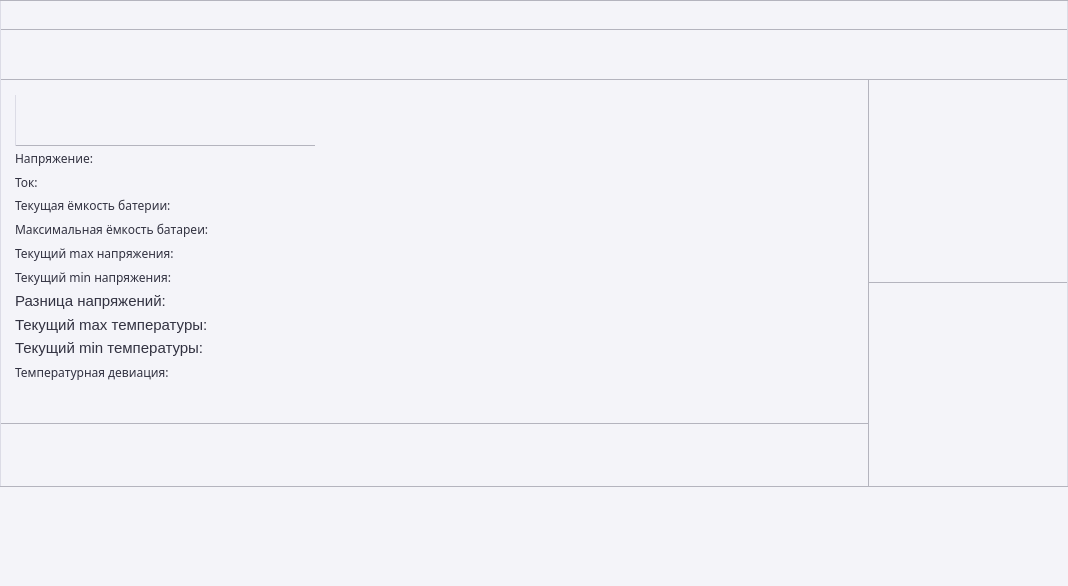
<?xml version="1.0" encoding="UTF-8"?>
<ui version="4.0">
 <class>MainWindow</class>
 <widget class="QMainWindow" name="MainWindow">
  <property name="geometry">
   <rect>
    <x>0</x>
    <y>0</y>
    <width>1068</width>
    <height>586</height>
   </rect>
  </property>
  <property name="minimumSize">
   <size>
    <width>50</width>
    <height>30</height>
   </size>
  </property>
  <property name="windowTitle">
   <string>MainWindow</string>
  </property>
  <widget class="QWidget" name="CentralWidget">
   <property name="font">
    <font>
     <family>Fira Code</family>
    </font>
   </property>
   <layout class="QVBoxLayout" name="CentralLayout">
    <property name="spacing">
     <number>0</number>
    </property>
    <property name="leftMargin">
     <number>0</number>
    </property>
    <property name="topMargin">
     <number>0</number>
    </property>
    <property name="rightMargin">
     <number>0</number>
    </property>
    <property name="bottomMargin">
     <number>0</number>
    </property>
    <item>
     <widget class="QWidget" name="ControlPanelWidget" native="true">
      <property name="minimumSize">
       <size>
        <width>0</width>
        <height>30</height>
       </size>
      </property>
      <property name="maximumSize">
       <size>
        <width>16777215</width>
        <height>30</height>
       </size>
      </property>
      <property name="styleSheet">
       <string notr="true">QWidget {
background-color: rgb(244, 244, 249);
border-top: 1px solid rgb(180, 180, 190);
border-right: 1px solid rgb(220, 220, 230);
border-bottom: 1px solid rgb(180, 180, 190);
border-left: 1px solid rgb(220, 220, 230);
}</string>
      </property>
     </widget>
    </item>
    <item>
     <widget class="QWidget" name="FlagsWidget" native="true">
      <property name="minimumSize">
       <size>
        <width>50</width>
        <height>50</height>
       </size>
      </property>
      <property name="maximumSize">
       <size>
        <width>16777215</width>
        <height>50</height>
       </size>
      </property>
      <property name="styleSheet">
       <string notr="true">QWidget {
background-color: rgb(244, 244, 249);
border-top: 0px solid rgb(180, 180, 190);
border-right: 1px solid rgb(220, 220, 230);
border-bottom: 1px solid rgb(180, 180, 190);
border-left: 1px solid rgb(220, 220, 230);
}</string>
      </property>
     </widget>
    </item>
    <item>
     <widget class="QSplitter" name="LeftRightPartSplitter">
      <property name="orientation">
       <enum>Qt::Orientation::Horizontal</enum>
      </property>
      <property name="handleWidth">
       <number>0</number>
      </property>
      <widget class="QSplitter" name="BatInfoWarningsSplitter">
       <property name="orientation">
        <enum>Qt::Orientation::Vertical</enum>
       </property>
       <property name="handleWidth">
        <number>0</number>
       </property>
       <widget class="QWidget" name="BatInfoWidget" native="true">
        <property name="minimumSize">
         <size>
          <width>50</width>
          <height>50</height>
         </size>
        </property>
        <property name="baseSize">
         <size>
          <width>0</width>
          <height>0</height>
         </size>
        </property>
        <property name="styleSheet">
         <string notr="true">QWidget {
background-color: rgb(244, 244, 249);
border-top: 0px solid rgb(180, 180, 190);
border-right: 0px solid rgb(180, 180, 190);
border-bottom: 1px solid rgb(180, 180, 190);
border-left: 1px solid rgb(220, 220, 230);
}</string>
        </property>
        <layout class="QVBoxLayout" name="BatInfoLayout">
         <property name="spacing">
          <number>0</number>
         </property>
         <property name="leftMargin">
          <number>15</number>
         </property>
         <property name="topMargin">
          <number>15</number>
         </property>
         <property name="rightMargin">
          <number>0</number>
         </property>
         <property name="bottomMargin">
          <number>0</number>
         </property>
         <item>
          <layout class="QHBoxLayout" name="BatChargeLayout" stretch="25,1">
           <property name="spacing">
            <number>0</number>
           </property>
           <item>
            <widget class="BatChargeImg" name="BatChargeWidget" native="true">
             <property name="sizePolicy">
              <sizepolicy hsizetype="Preferred" vsizetype="Fixed">
               <horstretch>0</horstretch>
               <verstretch>50</verstretch>
              </sizepolicy>
             </property>
             <property name="minimumSize">
              <size>
               <width>50</width>
               <height>51</height>
              </size>
             </property>
             <property name="maximumSize">
              <size>
               <width>300</width>
               <height>51</height>
              </size>
             </property>
             <property name="sizeIncrement">
              <size>
               <width>0</width>
               <height>51</height>
              </size>
             </property>
             <property name="styleSheet">
              <string notr="true">QWidget {
	font: 9pt &quot;Inter&quot;;
}</string>
             </property>
            </widget>
           </item>
           <item>
            <spacer name="BatChargeHorizontalSpacer">
             <property name="orientation">
              <enum>Qt::Orientation::Horizontal</enum>
             </property>
             <property name="sizeType">
              <enum>QSizePolicy::Policy::Expanding</enum>
             </property>
             <property name="sizeHint" stdset="0">
              <size>
               <width>0</width>
               <height>20</height>
              </size>
             </property>
            </spacer>
           </item>
          </layout>
         </item>
         <item>
          <widget class="QLabel" name="VoltageLabel">
           <property name="autoFillBackground">
            <bool>false</bool>
           </property>
           <property name="styleSheet">
            <string notr="true">QLabel {
	color: rgb(50, 50, 65);
	border: 0px;
	background-color: transparent;
	font: 11pt &quot;Segoe UI&quot;;
}</string>
           </property>
           <property name="text">
            <string>Напряжение:</string>
           </property>
          </widget>
         </item>
         <item>
          <widget class="QLabel" name="CurrentLabel">
           <property name="styleSheet">
            <string notr="true">QLabel {
	color: rgb(50, 50, 65);
	border: 0px;
	background-color: transparent;
	font: 11pt &quot;Segoe UI&quot;;
}</string>
           </property>
           <property name="text">
            <string>Ток:</string>
           </property>
          </widget>
         </item>
         <item>
          <widget class="QLabel" name="CurCapacityLabel">
           <property name="styleSheet">
            <string notr="true">QLabel {
	color: rgb(50, 50, 65);
	border: 0px;
	background-color: transparent;
	font: 11pt &quot;Segoe UI&quot;;
}</string>
           </property>
           <property name="text">
            <string>Текущая ёмкость батерии:</string>
           </property>
          </widget>
         </item>
         <item>
          <widget class="QLabel" name="MaxCapacityLabel">
           <property name="styleSheet">
            <string notr="true">QLabel {
	color: rgb(50, 50, 65);
	border: 0px;
	background-color: transparent;
	font: 11pt &quot;Segoe UI&quot;;
}</string>
           </property>
           <property name="text">
            <string>Максимальная ёмкость батареи:   </string>
           </property>
          </widget>
         </item>
         <item>
          <widget class="QLabel" name="MaxVoltageLabel">
           <property name="styleSheet">
            <string notr="true">QLabel {
	color: rgb(50, 50, 65);
	border: 0px;
	background-color: transparent;
	font: 11pt &quot;Segoe UI&quot;;
}</string>
           </property>
           <property name="text">
            <string>Текущий max напряжения:</string>
           </property>
           <property name="alignment">
            <set>Qt::AlignmentFlag::AlignLeading|Qt::AlignmentFlag::AlignLeft|Qt::AlignmentFlag::AlignVCenter</set>
           </property>
          </widget>
         </item>
         <item>
          <widget class="QLabel" name="MinVoltageLabel">
           <property name="styleSheet">
            <string notr="true">QLabel {
	color: rgb(50, 50, 65);
	border: 0px;
	background-color: transparent;
	font: 11pt &quot;Segoe UI&quot;;
}</string>
           </property>
           <property name="text">
            <string>Текущий min напряжения:</string>
           </property>
           <property name="alignment">
            <set>Qt::AlignmentFlag::AlignLeading|Qt::AlignmentFlag::AlignLeft|Qt::AlignmentFlag::AlignVCenter</set>
           </property>
          </widget>
         </item>
         <item>
          <widget class="QLabel" name="VoltageDIfLabel">
           <property name="font">
            <font>
             <family>Segoe UI</family>
             <pointsize>11</pointsize>
             <italic>false</italic>
             <bold>false</bold>
            </font>
           </property>
           <property name="styleSheet">
            <string notr="true">QLabel {
	color: rgb(50, 50, 65);
	border: 0px;
	background-color: transparent;
	font: 11pt &quot;Segoe UI&quot;;
}</string>
           </property>
           <property name="text">
            <string>Разница напряжений:</string>
           </property>
           <property name="alignment">
            <set>Qt::AlignmentFlag::AlignLeading|Qt::AlignmentFlag::AlignLeft|Qt::AlignmentFlag::AlignVCenter</set>
           </property>
          </widget>
         </item>
         <item>
          <widget class="QLabel" name="MaxTempLabel">
           <property name="font">
            <font>
             <family>Segoe UI</family>
             <pointsize>11</pointsize>
             <italic>false</italic>
             <bold>false</bold>
            </font>
           </property>
           <property name="styleSheet">
            <string notr="true">QLabel {
	color: rgb(50, 50, 65);
	border: 0px;
	background-color: transparent;
	font: 11pt &quot;Segoe UI&quot;;
}</string>
           </property>
           <property name="text">
            <string>Текущий max температуры:</string>
           </property>
           <property name="alignment">
            <set>Qt::AlignmentFlag::AlignLeading|Qt::AlignmentFlag::AlignLeft|Qt::AlignmentFlag::AlignVCenter</set>
           </property>
          </widget>
         </item>
         <item>
          <widget class="QLabel" name="MinTempLabel">
           <property name="font">
            <font>
             <family>Segoe UI</family>
             <pointsize>11</pointsize>
             <italic>false</italic>
             <bold>false</bold>
            </font>
           </property>
           <property name="styleSheet">
            <string notr="true">QLabel {
	color: rgb(50, 50, 65);
	border: 0px;
	background-color: transparent;
	font: 11pt &quot;Segoe UI&quot;;
}</string>
           </property>
           <property name="text">
            <string>Текущий min температуры:</string>
           </property>
           <property name="alignment">
            <set>Qt::AlignmentFlag::AlignLeading|Qt::AlignmentFlag::AlignLeft|Qt::AlignmentFlag::AlignVCenter</set>
           </property>
          </widget>
         </item>
         <item>
          <widget class="QLabel" name="TempDifLabel">
           <property name="styleSheet">
            <string notr="true">QLabel {
	color: rgb(50, 50, 65);
	border: 0px;
	background-color: transparent;
	font: 11pt &quot;Segoe UI&quot;;
}</string>
           </property>
           <property name="text">
            <string>Температурная девиация:</string>
           </property>
           <property name="alignment">
            <set>Qt::AlignmentFlag::AlignLeading|Qt::AlignmentFlag::AlignLeft|Qt::AlignmentFlag::AlignVCenter</set>
           </property>
          </widget>
         </item>
         <item>
          <spacer name="BatInfoVerticalSpacer">
           <property name="orientation">
            <enum>Qt::Orientation::Vertical</enum>
           </property>
           <property name="sizeType">
            <enum>QSizePolicy::Policy::Preferred</enum>
           </property>
           <property name="sizeHint" stdset="0">
            <size>
             <width>20</width>
             <height>40</height>
            </size>
           </property>
          </spacer>
         </item>
        </layout>
       </widget>
       <widget class="QWidget" name="WarningsWidget" native="true">
        <property name="minimumSize">
         <size>
          <width>50</width>
          <height>50</height>
         </size>
        </property>
        <property name="styleSheet">
         <string notr="true">QWidget {
background-color: rgb(244, 244, 249);
border-top: 0px solid rgb(180, 180, 190);
border-right: 0px solid rgb(180, 180, 190);
border-bottom: 0px solid rgb(180, 180, 190);
border-left: 1px solid rgb(220, 220, 230);
}</string>
        </property>
       </widget>
      </widget>
      <widget class="QSplitter" name="RightPartSplitter">
       <property name="sizePolicy">
        <sizepolicy hsizetype="Preferred" vsizetype="Expanding">
         <horstretch>0</horstretch>
         <verstretch>0</verstretch>
        </sizepolicy>
       </property>
       <property name="orientation">
        <enum>Qt::Orientation::Vertical</enum>
       </property>
       <property name="handleWidth">
        <number>0</number>
       </property>
       <property name="childrenCollapsible">
        <bool>true</bool>
       </property>
       <widget class="QWidget" name="VoltCellsWidget" native="true">
        <property name="sizePolicy">
         <sizepolicy hsizetype="Preferred" vsizetype="Expanding">
          <horstretch>0</horstretch>
          <verstretch>0</verstretch>
         </sizepolicy>
        </property>
        <property name="minimumSize">
         <size>
          <width>200</width>
          <height>50</height>
         </size>
        </property>
        <property name="styleSheet">
         <string notr="true">QWidget {
background-color: rgb(244, 244, 249);
border-top: 0px solid rgb(180, 180, 190);
border-right: 1px solid rgb(220, 220, 230);
border-bottom: 1px solid rgb(180, 180, 190);
border-left: 1px solid rgb(180, 180, 190);
}</string>
        </property>
       </widget>
       <widget class="QWidget" name="TempCellsWidget" native="true">
        <property name="sizePolicy">
         <sizepolicy hsizetype="Preferred" vsizetype="Minimum">
          <horstretch>0</horstretch>
          <verstretch>0</verstretch>
         </sizepolicy>
        </property>
        <property name="minimumSize">
         <size>
          <width>200</width>
          <height>50</height>
         </size>
        </property>
        <property name="styleSheet">
         <string notr="true">QWidget {
background-color: rgb(244, 244, 249); 
border-top: 0px solid rgb(180, 180, 190);
border-right: 1px solid rgb(220, 220, 230);
border-bottom: 0px solid rgb(180, 180, 190);
border-left: 1px solid rgb(180, 180, 190);
}</string>
        </property>
       </widget>
      </widget>
     </widget>
    </item>
    <item>
     <widget class="QWidget" name="FooterWidget" native="true">
      <property name="enabled">
       <bool>true</bool>
      </property>
      <property name="sizePolicy">
       <sizepolicy hsizetype="Preferred" vsizetype="Preferred">
        <horstretch>0</horstretch>
        <verstretch>0</verstretch>
       </sizepolicy>
      </property>
      <property name="minimumSize">
       <size>
        <width>50</width>
        <height>0</height>
       </size>
      </property>
      <property name="maximumSize">
       <size>
        <width>16777215</width>
        <height>100</height>
       </size>
      </property>
      <property name="baseSize">
       <size>
        <width>0</width>
        <height>0</height>
       </size>
      </property>
      <property name="styleSheet">
       <string notr="true">QWidget {
background-color: rgb(244, 244, 249); 
border-top: 1px solid rgb(180, 180, 190);
border-right: 0px solid rgb(180, 180, 190);
border-bottom: 0px solid rgb(180, 180, 190);
border-left: 0px solid rgb(180, 180, 190);
}</string>
      </property>
     </widget>
    </item>
   </layout>
  </widget>
 </widget>
 <customwidgets>
  <customwidget>
   <class>BatChargeImg</class>
   <extends>QWidget</extends>
   <header>src/batchargeimg/batchargeimg.h</header>
   <container>1</container>
  </customwidget>
 </customwidgets>
 <resources/>
 <connections/>
</ui>
